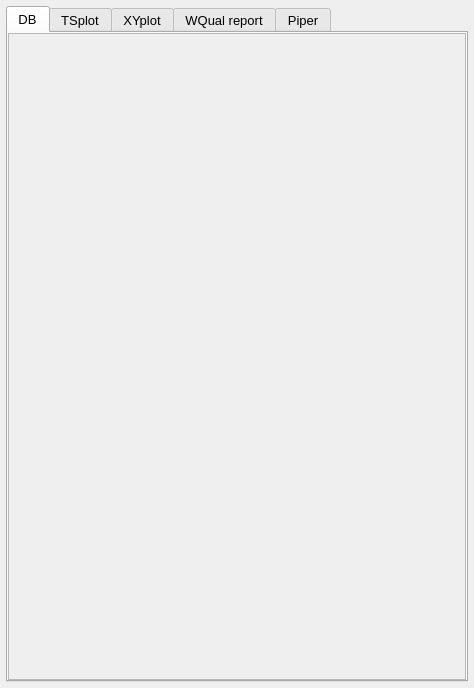
<?xml version="1.0" encoding="UTF-8"?>
<ui version="4.0">
 <class>MidDockSettings</class>
 <widget class="QDockWidget" name="mid_dock_settings">
  <property name="geometry">
   <rect>
    <x>0</x>
    <y>0</y>
    <width>474</width>
    <height>688</height>
   </rect>
  </property>
  <property name="windowTitle">
   <string>Midvatten Settings</string>
  </property>
  <widget class="QWidget" name="dock_widget_contents">
   <layout class="QGridLayout" name="grid_layout_9">
    <property name="leftMargin">
     <number>6</number>
    </property>
    <property name="topMargin">
     <number>6</number>
    </property>
    <property name="rightMargin">
     <number>6</number>
    </property>
    <property name="bottomMargin">
     <number>6</number>
    </property>
    <item row="0" column="0">
     <widget class="QTabWidget" name="tab_widget">
      <property name="sizePolicy">
       <sizepolicy hsizetype="MinimumExpanding" vsizetype="Expanding">
        <horstretch>0</horstretch>
        <verstretch>0</verstretch>
       </sizepolicy>
      </property>
      <property name="font">
       <font>
        <pointsize>10</pointsize>
       </font>
      </property>
      <property name="toolTip">
       <string/>
      </property>
      <property name="tabPosition">
       <enum>QTabWidget::North</enum>
      </property>
      <property name="currentIndex">
       <number>0</number>
      </property>
      <widget class="QWidget" name="tab_db">
       <attribute name="title">
        <string>DB</string>
       </attribute>
       <attribute name="toolTip">
        <string>Database settings</string>
       </attribute>
       <layout class="QGridLayout" name="grid_layout_db_main">
        <property name="leftMargin">
         <number>0</number>
        </property>
        <property name="topMargin">
         <number>0</number>
        </property>
        <property name="rightMargin">
         <number>0</number>
        </property>
        <property name="bottomMargin">
         <number>0</number>
        </property>
        <item row="0" column="0">
         <widget class="QScrollArea" name="scroll_area_db">
          <property name="widgetResizable">
           <bool>true</bool>
          </property>
          <property name="alignment">
           <set>Qt::AlignLeading|Qt::AlignLeft|Qt::AlignTop</set>
          </property>
          <widget class="QWidget" name="scroll_area_widget_contents_db">
           <property name="geometry">
            <rect>
             <x>0</x>
             <y>0</y>
             <width>454</width>
             <height>602</height>
            </rect>
           </property>
           <layout class="QGridLayout" name="grid_layout_db_scroll">
            <property name="leftMargin">
             <number>6</number>
            </property>
            <property name="topMargin">
             <number>6</number>
            </property>
            <property name="rightMargin">
             <number>6</number>
            </property>
            <property name="bottomMargin">
             <number>6</number>
            </property>
            <item row="0" column="0">
             <layout class="QGridLayout" name="grid_layout_db"/>
            </item>
           </layout>
           <zorder></zorder>
          </widget>
         </widget>
        </item>
       </layout>
      </widget>
      <widget class="QWidget" name="tab_tsplot_2">
       <attribute name="title">
        <string>TSplot</string>
       </attribute>
       <attribute name="toolTip">
        <string>Time Series Plot</string>
       </attribute>
       <layout class="QGridLayout" name="grid_layout_18">
        <property name="leftMargin">
         <number>0</number>
        </property>
        <property name="topMargin">
         <number>0</number>
        </property>
        <property name="rightMargin">
         <number>0</number>
        </property>
        <property name="bottomMargin">
         <number>0</number>
        </property>
        <item row="0" column="0">
         <widget class="QScrollArea" name="scroll_area_2">
          <property name="widgetResizable">
           <bool>true</bool>
          </property>
          <widget class="QWidget" name="scroll_area_widget_contents_2">
           <property name="geometry">
            <rect>
             <x>0</x>
             <y>0</y>
             <width>454</width>
             <height>602</height>
            </rect>
           </property>
           <layout class="QGridLayout" name="grid_layout_10">
            <property name="leftMargin">
             <number>6</number>
            </property>
            <property name="topMargin">
             <number>6</number>
            </property>
            <property name="rightMargin">
             <number>6</number>
            </property>
            <property name="bottomMargin">
             <number>6</number>
            </property>
            <item row="0" column="0">
             <layout class="QGridLayout" name="grid_layout_6">
              <item row="0" column="0">
               <layout class="QGridLayout" name="grid_layout">
                <item row="0" column="0">
                 <widget class="QLabel" name="label_2">
                  <property name="sizePolicy">
                   <sizepolicy hsizetype="Preferred" vsizetype="Fixed">
                    <horstretch>0</horstretch>
                    <verstretch>0</verstretch>
                   </sizepolicy>
                  </property>
                  <property name="font">
                   <font>
                    <pointsize>10</pointsize>
                   </font>
                  </property>
                  <property name="text">
                   <string>Table:</string>
                  </property>
                 </widget>
                </item>
                <item row="1" column="0">
                 <widget class="QComboBox" name="list_of_tables">
                  <property name="sizePolicy">
                   <sizepolicy hsizetype="Expanding" vsizetype="Fixed">
                    <horstretch>0</horstretch>
                    <verstretch>0</verstretch>
                   </sizepolicy>
                  </property>
                 </widget>
                </item>
                <item row="2" column="0">
                 <widget class="QLabel" name="info_txt_ts_plot">
                  <property name="sizePolicy">
                   <sizepolicy hsizetype="Expanding" vsizetype="Expanding">
                    <horstretch>0</horstretch>
                    <verstretch>0</verstretch>
                   </sizepolicy>
                  </property>
                  <property name="font">
                   <font>
                    <pointsize>8</pointsize>
                   </font>
                  </property>
                  <property name="text">
                   <string>Table Status</string>
                  </property>
                  <property name="alignment">
                   <set>Qt::AlignLeading|Qt::AlignLeft|Qt::AlignTop</set>
                  </property>
                  <property name="wordWrap">
                   <bool>true</bool>
                  </property>
                 </widget>
                </item>
                <item row="3" column="0">
                 <widget class="QLabel" name="label_4">
                  <property name="sizePolicy">
                   <sizepolicy hsizetype="Preferred" vsizetype="Fixed">
                    <horstretch>0</horstretch>
                    <verstretch>0</verstretch>
                   </sizepolicy>
                  </property>
                  <property name="font">
                   <font>
                    <pointsize>10</pointsize>
                   </font>
                  </property>
                  <property name="text">
                   <string>Column:</string>
                  </property>
                 </widget>
                </item>
                <item row="4" column="0">
                 <widget class="QComboBox" name="list_of_columns"/>
                </item>
               </layout>
              </item>
              <item row="1" column="0">
               <spacer name="verticalSpacer_5">
                <property name="orientation">
                 <enum>Qt::Vertical</enum>
                </property>
                <property name="sizeHint" stdset="0">
                 <size>
                  <width>20</width>
                  <height>10</height>
                 </size>
                </property>
               </spacer>
              </item>
              <item row="2" column="0">
               <layout class="QFormLayout" name="form_layout">
                <item row="0" column="0">
                 <widget class="QCheckBox" name="check_box_data_points">
                  <property name="enabled">
                   <bool>true</bool>
                  </property>
                  <property name="font">
                   <font>
                    <pointsize>10</pointsize>
                   </font>
                  </property>
                  <property name="text">
                   <string>Dot markers on line</string>
                  </property>
                 </widget>
                </item>
                <item row="1" column="0">
                 <widget class="QCheckBox" name="check_box_step_plot">
                  <property name="enabled">
                   <bool>true</bool>
                  </property>
                  <property name="font">
                   <font>
                    <pointsize>10</pointsize>
                   </font>
                  </property>
                  <property name="text">
                   <string>Step-plot</string>
                  </property>
                 </widget>
                </item>
               </layout>
              </item>
             </layout>
            </item>
           </layout>
           <zorder></zorder>
          </widget>
         </widget>
        </item>
       </layout>
      </widget>
      <widget class="QWidget" name="tab_xyplot_2">
       <attribute name="title">
        <string>XYplot</string>
       </attribute>
       <attribute name="toolTip">
        <string>XY Scatter plot</string>
       </attribute>
       <layout class="QGridLayout" name="grid_layout_5">
        <property name="leftMargin">
         <number>0</number>
        </property>
        <property name="topMargin">
         <number>0</number>
        </property>
        <property name="rightMargin">
         <number>0</number>
        </property>
        <property name="bottomMargin">
         <number>0</number>
        </property>
        <item row="0" column="0">
         <widget class="QScrollArea" name="scroll_area">
          <property name="widgetResizable">
           <bool>true</bool>
          </property>
          <widget class="QWidget" name="scroll_area_widget_contents">
           <property name="geometry">
            <rect>
             <x>0</x>
             <y>0</y>
             <width>454</width>
             <height>602</height>
            </rect>
           </property>
           <layout class="QGridLayout" name="grid_layout_21">
            <property name="leftMargin">
             <number>6</number>
            </property>
            <property name="topMargin">
             <number>6</number>
            </property>
            <property name="rightMargin">
             <number>6</number>
            </property>
            <property name="bottomMargin">
             <number>6</number>
            </property>
            <item row="0" column="0">
             <layout class="QGridLayout" name="grid_layout_4">
              <item row="0" column="0">
               <widget class="QLabel" name="label_11">
                <property name="sizePolicy">
                 <sizepolicy hsizetype="Preferred" vsizetype="Fixed">
                  <horstretch>0</horstretch>
                  <verstretch>0</verstretch>
                 </sizepolicy>
                </property>
                <property name="font">
                 <font>
                  <pointsize>10</pointsize>
                 </font>
                </property>
                <property name="text">
                 <string>Table:</string>
                </property>
               </widget>
              </item>
              <item row="1" column="0">
               <widget class="QComboBox" name="list_of_tables_2">
                <property name="enabled">
                 <bool>true</bool>
                </property>
                <property name="sizePolicy">
                 <sizepolicy hsizetype="Expanding" vsizetype="Fixed">
                  <horstretch>0</horstretch>
                  <verstretch>0</verstretch>
                 </sizepolicy>
                </property>
               </widget>
              </item>
              <item row="2" column="0">
               <widget class="QLabel" name="info_txt_xy_plot">
                <property name="sizePolicy">
                 <sizepolicy hsizetype="Preferred" vsizetype="Expanding">
                  <horstretch>0</horstretch>
                  <verstretch>0</verstretch>
                 </sizepolicy>
                </property>
                <property name="font">
                 <font>
                  <pointsize>8</pointsize>
                 </font>
                </property>
                <property name="text">
                 <string>Table Status</string>
                </property>
                <property name="alignment">
                 <set>Qt::AlignLeading|Qt::AlignLeft|Qt::AlignTop</set>
                </property>
                <property name="wordWrap">
                 <bool>true</bool>
                </property>
               </widget>
              </item>
              <item row="3" column="0">
               <widget class="QLabel" name="label_13">
                <property name="sizePolicy">
                 <sizepolicy hsizetype="Preferred" vsizetype="Fixed">
                  <horstretch>0</horstretch>
                  <verstretch>0</verstretch>
                 </sizepolicy>
                </property>
                <property name="font">
                 <font>
                  <pointsize>10</pointsize>
                 </font>
                </property>
                <property name="text">
                 <string>x-column:</string>
                </property>
               </widget>
              </item>
              <item row="4" column="0">
               <widget class="QComboBox" name="list_of_columns_2">
                <property name="enabled">
                 <bool>true</bool>
                </property>
                <property name="sizePolicy">
                 <sizepolicy hsizetype="Expanding" vsizetype="Fixed">
                  <horstretch>0</horstretch>
                  <verstretch>0</verstretch>
                 </sizepolicy>
                </property>
               </widget>
              </item>
              <item row="5" column="0">
               <widget class="QLabel" name="label_12">
                <property name="sizePolicy">
                 <sizepolicy hsizetype="Preferred" vsizetype="Fixed">
                  <horstretch>0</horstretch>
                  <verstretch>0</verstretch>
                 </sizepolicy>
                </property>
                <property name="font">
                 <font>
                  <pointsize>10</pointsize>
                 </font>
                </property>
                <property name="text">
                 <string>y1-column:</string>
                </property>
               </widget>
              </item>
              <item row="6" column="0">
               <widget class="QComboBox" name="list_of_columns_3">
                <property name="enabled">
                 <bool>true</bool>
                </property>
                <property name="sizePolicy">
                 <sizepolicy hsizetype="Expanding" vsizetype="Fixed">
                  <horstretch>0</horstretch>
                  <verstretch>0</verstretch>
                 </sizepolicy>
                </property>
               </widget>
              </item>
              <item row="7" column="0">
               <widget class="QLabel" name="label_14">
                <property name="sizePolicy">
                 <sizepolicy hsizetype="Preferred" vsizetype="Fixed">
                  <horstretch>0</horstretch>
                  <verstretch>0</verstretch>
                 </sizepolicy>
                </property>
                <property name="font">
                 <font>
                  <pointsize>10</pointsize>
                 </font>
                </property>
                <property name="text">
                 <string>y2-column:</string>
                </property>
               </widget>
              </item>
              <item row="8" column="0">
               <widget class="QComboBox" name="list_of_columns_4">
                <property name="enabled">
                 <bool>true</bool>
                </property>
                <property name="sizePolicy">
                 <sizepolicy hsizetype="Expanding" vsizetype="Fixed">
                  <horstretch>0</horstretch>
                  <verstretch>0</verstretch>
                 </sizepolicy>
                </property>
               </widget>
              </item>
              <item row="9" column="0">
               <widget class="QLabel" name="label_15">
                <property name="sizePolicy">
                 <sizepolicy hsizetype="Preferred" vsizetype="Fixed">
                  <horstretch>0</horstretch>
                  <verstretch>0</verstretch>
                 </sizepolicy>
                </property>
                <property name="font">
                 <font>
                  <pointsize>10</pointsize>
                 </font>
                </property>
                <property name="text">
                 <string>y3-column:</string>
                </property>
               </widget>
              </item>
              <item row="10" column="0">
               <widget class="QComboBox" name="list_of_columns_5">
                <property name="enabled">
                 <bool>true</bool>
                </property>
                <property name="sizePolicy">
                 <sizepolicy hsizetype="Expanding" vsizetype="Fixed">
                  <horstretch>0</horstretch>
                  <verstretch>0</verstretch>
                 </sizepolicy>
                </property>
               </widget>
              </item>
              <item row="11" column="0">
               <spacer name="verticalSpacer">
                <property name="orientation">
                 <enum>Qt::Vertical</enum>
                </property>
                <property name="sizeHint" stdset="0">
                 <size>
                  <width>20</width>
                  <height>40</height>
                 </size>
                </property>
               </spacer>
              </item>
              <item row="12" column="0">
               <widget class="QCheckBox" name="check_box_data_points_2">
                <property name="enabled">
                 <bool>true</bool>
                </property>
                <property name="text">
                 <string>Dot markers on lines</string>
                </property>
               </widget>
              </item>
             </layout>
            </item>
           </layout>
          </widget>
         </widget>
        </item>
       </layout>
      </widget>
      <widget class="QWidget" name="tab_2">
       <attribute name="title">
        <string>WQual report</string>
       </attribute>
       <attribute name="toolTip">
        <string>W quality report</string>
       </attribute>
       <layout class="QGridLayout" name="grid_layout_17">
        <property name="leftMargin">
         <number>0</number>
        </property>
        <property name="topMargin">
         <number>0</number>
        </property>
        <property name="rightMargin">
         <number>0</number>
        </property>
        <property name="bottomMargin">
         <number>0</number>
        </property>
        <item row="0" column="0">
         <widget class="QScrollArea" name="scroll_area_3">
          <property name="widgetResizable">
           <bool>true</bool>
          </property>
          <widget class="QWidget" name="scroll_area_widget_contents_6">
           <property name="geometry">
            <rect>
             <x>0</x>
             <y>0</y>
             <width>436</width>
             <height>664</height>
            </rect>
           </property>
           <layout class="QGridLayout" name="grid_layout_7">
            <property name="leftMargin">
             <number>6</number>
            </property>
            <property name="topMargin">
             <number>6</number>
            </property>
            <property name="rightMargin">
             <number>6</number>
            </property>
            <property name="bottomMargin">
             <number>6</number>
            </property>
            <item row="0" column="0">
             <widget class="QLabel" name="label_19">
              <property name="sizePolicy">
               <sizepolicy hsizetype="Preferred" vsizetype="Fixed">
                <horstretch>0</horstretch>
                <verstretch>0</verstretch>
               </sizepolicy>
              </property>
              <property name="font">
               <font>
                <pointsize>10</pointsize>
               </font>
              </property>
              <property name="toolTip">
               <string>table with water quality data</string>
              </property>
              <property name="text">
               <string>Table:</string>
              </property>
             </widget>
            </item>
            <item row="1" column="0">
             <widget class="QComboBox" name="list_of_tables_wqual">
              <property name="sizePolicy">
               <sizepolicy hsizetype="Expanding" vsizetype="Fixed">
                <horstretch>0</horstretch>
                <verstretch>0</verstretch>
               </sizepolicy>
              </property>
              <property name="toolTip">
               <string>table with water quality data</string>
              </property>
             </widget>
            </item>
            <item row="2" column="0">
             <widget class="QLabel" name="label_25">
              <property name="sizePolicy">
               <sizepolicy hsizetype="Preferred" vsizetype="Fixed">
                <horstretch>0</horstretch>
                <verstretch>0</verstretch>
               </sizepolicy>
              </property>
              <property name="font">
               <font>
                <pointsize>10</pointsize>
               </font>
              </property>
              <property name="text">
               <string>Parameter name:</string>
              </property>
             </widget>
            </item>
            <item row="3" column="0">
             <widget class="QComboBox" name="list_of_columns_wqualparam">
              <property name="sizePolicy">
               <sizepolicy hsizetype="Expanding" vsizetype="Fixed">
                <horstretch>0</horstretch>
                <verstretch>0</verstretch>
               </sizepolicy>
              </property>
              <property name="toolTip">
               <string>column containing parameter name</string>
              </property>
             </widget>
            </item>
            <item row="4" column="0">
             <widget class="QLabel" name="label_27">
              <property name="sizePolicy">
               <sizepolicy hsizetype="Preferred" vsizetype="Fixed">
                <horstretch>0</horstretch>
                <verstretch>0</verstretch>
               </sizepolicy>
              </property>
              <property name="font">
               <font>
                <pointsize>10</pointsize>
               </font>
              </property>
              <property name="text">
               <string>Analysis value:</string>
              </property>
             </widget>
            </item>
            <item row="5" column="0">
             <widget class="QComboBox" name="list_of_columns_wqualvalue">
              <property name="sizePolicy">
               <sizepolicy hsizetype="Expanding" vsizetype="Fixed">
                <horstretch>0</horstretch>
                <verstretch>0</verstretch>
               </sizepolicy>
              </property>
              <property name="toolTip">
               <string>column containing parameter value</string>
              </property>
             </widget>
            </item>
            <item row="6" column="0">
             <widget class="QLabel" name="label_28">
              <property name="sizePolicy">
               <sizepolicy hsizetype="Preferred" vsizetype="Fixed">
                <horstretch>0</horstretch>
                <verstretch>0</verstretch>
               </sizepolicy>
              </property>
              <property name="font">
               <font>
                <pointsize>10</pointsize>
               </font>
              </property>
              <property name="text">
               <string>Unique date_time format</string>
              </property>
             </widget>
            </item>
            <item row="7" column="0">
             <widget class="QComboBox" name="list_ofdate_time_format">
              <property name="sizePolicy">
               <sizepolicy hsizetype="Expanding" vsizetype="Fixed">
                <horstretch>0</horstretch>
                <verstretch>0</verstretch>
               </sizepolicy>
              </property>
              <property name="toolTip">
               <string>Set date and time format for grouping values to report</string>
              </property>
             </widget>
            </item>
            <item row="8" column="0">
             <widget class="QLabel" name="label_24">
              <property name="sizePolicy">
               <sizepolicy hsizetype="Preferred" vsizetype="Fixed">
                <horstretch>0</horstretch>
                <verstretch>0</verstretch>
               </sizepolicy>
              </property>
              <property name="font">
               <font>
                <pointsize>10</pointsize>
               </font>
              </property>
              <property name="text">
               <string>Unit column (empty if none):</string>
              </property>
             </widget>
            </item>
            <item row="9" column="0">
             <widget class="QComboBox" name="list_of_columns_wqualunit">
              <property name="sizePolicy">
               <sizepolicy hsizetype="Expanding" vsizetype="Fixed">
                <horstretch>0</horstretch>
                <verstretch>0</verstretch>
               </sizepolicy>
              </property>
              <property name="toolTip">
               <string>column containing unit for parameter</string>
              </property>
             </widget>
            </item>
            <item row="10" column="0">
             <widget class="QLabel" name="label_26">
              <property name="sizePolicy">
               <sizepolicy hsizetype="Preferred" vsizetype="Fixed">
                <horstretch>0</horstretch>
                <verstretch>0</verstretch>
               </sizepolicy>
              </property>
              <property name="font">
               <font>
                <pointsize>10</pointsize>
               </font>
              </property>
              <property name="toolTip">
               <string>could be sample depth, lab report no. etc</string>
              </property>
              <property name="text">
               <string>Column for additional sorting:</string>
              </property>
              <property name="wordWrap">
               <bool>true</bool>
              </property>
             </widget>
            </item>
            <item row="11" column="0">
             <widget class="QComboBox" name="list_of_columns_wqualsorting">
              <property name="sizePolicy">
               <sizepolicy hsizetype="Expanding" vsizetype="Fixed">
                <horstretch>0</horstretch>
                <verstretch>0</verstretch>
               </sizepolicy>
              </property>
              <property name="toolTip">
               <string>could be sample depth, lab report no. etc</string>
              </property>
             </widget>
            </item>
            <item row="12" column="0">
             <spacer name="verticalSpacer_2">
              <property name="orientation">
               <enum>Qt::Vertical</enum>
              </property>
              <property name="sizeHint" stdset="0">
               <size>
                <width>20</width>
                <height>136</height>
               </size>
              </property>
             </spacer>
            </item>
           </layout>
          </widget>
         </widget>
        </item>
       </layout>
      </widget>
      <widget class="QWidget" name="tab_piper_2">
       <attribute name="title">
        <string>Piper</string>
       </attribute>
       <attribute name="toolTip">
        <string>Piper Diagram</string>
       </attribute>
       <layout class="QGridLayout" name="grid_layout_25">
        <property name="leftMargin">
         <number>0</number>
        </property>
        <property name="topMargin">
         <number>0</number>
        </property>
        <property name="rightMargin">
         <number>0</number>
        </property>
        <property name="bottomMargin">
         <number>0</number>
        </property>
        <item row="0" column="0">
         <widget class="QScrollArea" name="scroll_area_5">
          <property name="widgetResizable">
           <bool>true</bool>
          </property>
          <widget class="QWidget" name="scroll_area_widget_contents_8">
           <property name="geometry">
            <rect>
             <x>0</x>
             <y>0</y>
             <width>436</width>
             <height>914</height>
            </rect>
           </property>
           <layout class="QGridLayout" name="grid_layout_11">
            <property name="leftMargin">
             <number>6</number>
            </property>
            <property name="topMargin">
             <number>6</number>
            </property>
            <property name="rightMargin">
             <number>6</number>
            </property>
            <property name="bottomMargin">
             <number>6</number>
            </property>
            <item row="0" column="0">
             <layout class="QGridLayout" name="grid_layout_3">
              <item row="11" column="0">
               <widget class="QComboBox" name="param_ca">
                <property name="enabled">
                 <bool>true</bool>
                </property>
                <property name="sizePolicy">
                 <sizepolicy hsizetype="Expanding" vsizetype="Fixed">
                  <horstretch>0</horstretch>
                  <verstretch>0</verstretch>
                 </sizepolicy>
                </property>
                <property name="toolTip">
                 <string>parameter name for calcium (mg/l)</string>
                </property>
               </widget>
              </item>
              <item row="15" column="0">
               <widget class="QComboBox" name="marker_combo_box">
                <property name="sizePolicy">
                 <sizepolicy hsizetype="Expanding" vsizetype="Fixed">
                  <horstretch>0</horstretch>
                  <verstretch>0</verstretch>
                 </sizepolicy>
                </property>
                <property name="font">
                 <font>
                  <pointsize>10</pointsize>
                 </font>
                </property>
                <property name="toolTip">
                 <string>select here to get unique markers</string>
                </property>
               </widget>
              </item>
              <item row="17" column="0">
               <widget class="QLabel" name="piperinfo">
                <property name="text">
                 <string>This feature assumes your water quality data is stored in a table &quot;w_qual_lab&quot; as in a midvatten default database. The parameters for piper diagrams must be given in mg/l and with the parameter names exactly as selected above.</string>
                </property>
                <property name="wordWrap">
                 <bool>true</bool>
                </property>
               </widget>
              </item>
              <item row="1" column="0">
               <widget class="QComboBox" name="param_cl">
                <property name="enabled">
                 <bool>true</bool>
                </property>
                <property name="sizePolicy">
                 <sizepolicy hsizetype="Expanding" vsizetype="Fixed">
                  <horstretch>0</horstretch>
                  <verstretch>0</verstretch>
                 </sizepolicy>
                </property>
                <property name="toolTip">
                 <string>parameter name for chloride (mg/l)</string>
                </property>
               </widget>
              </item>
              <item row="12" column="0">
               <widget class="QLabel" name="label_45">
                <property name="sizePolicy">
                 <sizepolicy hsizetype="Preferred" vsizetype="Fixed">
                  <horstretch>0</horstretch>
                  <verstretch>0</verstretch>
                 </sizepolicy>
                </property>
                <property name="font">
                 <font>
                  <pointsize>10</pointsize>
                 </font>
                </property>
                <property name="text">
                 <string>Mg, Magnesium parameter:</string>
                </property>
               </widget>
              </item>
              <item row="7" column="0">
               <widget class="QComboBox" name="param_na">
                <property name="enabled">
                 <bool>true</bool>
                </property>
                <property name="sizePolicy">
                 <sizepolicy hsizetype="Expanding" vsizetype="Fixed">
                  <horstretch>0</horstretch>
                  <verstretch>0</verstretch>
                 </sizepolicy>
                </property>
                <property name="toolTip">
                 <string>parameter name for Natrium (mg/l)</string>
                </property>
               </widget>
              </item>
              <item row="6" column="0">
               <widget class="QLabel" name="label_42">
                <property name="sizePolicy">
                 <sizepolicy hsizetype="Preferred" vsizetype="Fixed">
                  <horstretch>0</horstretch>
                  <verstretch>0</verstretch>
                 </sizepolicy>
                </property>
                <property name="font">
                 <font>
                  <pointsize>10</pointsize>
                 </font>
                </property>
                <property name="text">
                 <string>Na, Natrium parameter:</string>
                </property>
               </widget>
              </item>
              <item row="5" column="0">
               <widget class="QComboBox" name="param_so4">
                <property name="enabled">
                 <bool>true</bool>
                </property>
                <property name="sizePolicy">
                 <sizepolicy hsizetype="Expanding" vsizetype="Fixed">
                  <horstretch>0</horstretch>
                  <verstretch>0</verstretch>
                 </sizepolicy>
                </property>
                <property name="toolTip">
                 <string>parameter name for sulfate (mg/l)</string>
                </property>
               </widget>
              </item>
              <item row="14" column="0">
               <widget class="QLabel" name="label_46">
                <property name="sizePolicy">
                 <sizepolicy hsizetype="Preferred" vsizetype="Fixed">
                  <horstretch>0</horstretch>
                  <verstretch>0</verstretch>
                 </sizepolicy>
                </property>
                <property name="font">
                 <font>
                  <pointsize>10</pointsize>
                 </font>
                </property>
                <property name="text">
                 <string>Markers unique for:</string>
                </property>
               </widget>
              </item>
              <item row="9" column="0">
               <widget class="QComboBox" name="param_k">
                <property name="enabled">
                 <bool>true</bool>
                </property>
                <property name="sizePolicy">
                 <sizepolicy hsizetype="Expanding" vsizetype="Fixed">
                  <horstretch>0</horstretch>
                  <verstretch>0</verstretch>
                 </sizepolicy>
                </property>
                <property name="toolTip">
                 <string>parameter name for potassium (mg/l)</string>
                </property>
               </widget>
              </item>
              <item row="0" column="0">
               <widget class="QLabel" name="label_39">
                <property name="sizePolicy">
                 <sizepolicy hsizetype="Preferred" vsizetype="Fixed">
                  <horstretch>0</horstretch>
                  <verstretch>0</verstretch>
                 </sizepolicy>
                </property>
                <property name="font">
                 <font>
                  <pointsize>10</pointsize>
                 </font>
                </property>
                <property name="text">
                 <string>Cl, Chloride parameter:</string>
                </property>
               </widget>
              </item>
              <item row="2" column="0">
               <widget class="QLabel" name="label_40">
                <property name="sizePolicy">
                 <sizepolicy hsizetype="Preferred" vsizetype="Fixed">
                  <horstretch>0</horstretch>
                  <verstretch>0</verstretch>
                 </sizepolicy>
                </property>
                <property name="font">
                 <font>
                  <pointsize>10</pointsize>
                 </font>
                </property>
                <property name="text">
                 <string>HCO3, Alcalinity parameter:</string>
                </property>
               </widget>
              </item>
              <item row="8" column="0">
               <widget class="QLabel" name="label_43">
                <property name="sizePolicy">
                 <sizepolicy hsizetype="Preferred" vsizetype="Fixed">
                  <horstretch>0</horstretch>
                  <verstretch>0</verstretch>
                 </sizepolicy>
                </property>
                <property name="font">
                 <font>
                  <pointsize>10</pointsize>
                 </font>
                </property>
                <property name="text">
                 <string>K, Potassium parameter:</string>
                </property>
               </widget>
              </item>
              <item row="10" column="0">
               <widget class="QLabel" name="label_44">
                <property name="sizePolicy">
                 <sizepolicy hsizetype="Preferred" vsizetype="Fixed">
                  <horstretch>0</horstretch>
                  <verstretch>0</verstretch>
                 </sizepolicy>
                </property>
                <property name="font">
                 <font>
                  <pointsize>10</pointsize>
                 </font>
                </property>
                <property name="text">
                 <string>Ca, Calcium parameter:</string>
                </property>
               </widget>
              </item>
              <item row="3" column="0">
               <widget class="QComboBox" name="param_hco3">
                <property name="enabled">
                 <bool>true</bool>
                </property>
                <property name="sizePolicy">
                 <sizepolicy hsizetype="Expanding" vsizetype="Fixed">
                  <horstretch>0</horstretch>
                  <verstretch>0</verstretch>
                 </sizepolicy>
                </property>
                <property name="toolTip">
                 <string>parameter name for alcalinity (mg/l)</string>
                </property>
               </widget>
              </item>
              <item row="13" column="0">
               <widget class="QComboBox" name="param_mg">
                <property name="enabled">
                 <bool>true</bool>
                </property>
                <property name="sizePolicy">
                 <sizepolicy hsizetype="Expanding" vsizetype="Fixed">
                  <horstretch>0</horstretch>
                  <verstretch>0</verstretch>
                 </sizepolicy>
                </property>
                <property name="toolTip">
                 <string>parameter name for magnesium (mg/l)</string>
                </property>
               </widget>
              </item>
              <item row="4" column="0">
               <widget class="QLabel" name="label_41">
                <property name="sizePolicy">
                 <sizepolicy hsizetype="Preferred" vsizetype="Fixed">
                  <horstretch>0</horstretch>
                  <verstretch>0</verstretch>
                 </sizepolicy>
                </property>
                <property name="font">
                 <font>
                  <pointsize>10</pointsize>
                 </font>
                </property>
                <property name="text">
                 <string>SO4, Sulfate parameter:</string>
                </property>
               </widget>
              </item>
              <item row="16" column="0">
               <spacer name="verticalSpacer_4">
                <property name="orientation">
                 <enum>Qt::Vertical</enum>
                </property>
                <property name="sizeHint" stdset="0">
                 <size>
                  <width>20</width>
                  <height>40</height>
                 </size>
                </property>
               </spacer>
              </item>
             </layout>
            </item>
           </layout>
          </widget>
         </widget>
        </item>
       </layout>
      </widget>
     </widget>
    </item>
   </layout>
  </widget>
 </widget>
 <resources/>
 <connections/>
</ui>
